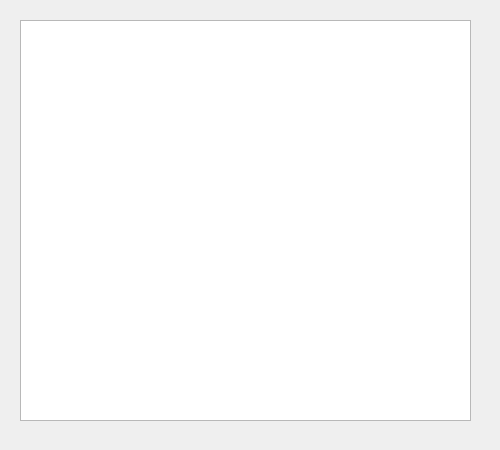
<?xml version="1.0" encoding="UTF-8"?>
<ui version="4.0">
 <class>Contents</class>
 <widget class="QDialog" name="Contents">
  <property name="geometry">
   <rect>
    <x>0</x>
    <y>0</y>
    <width>500</width>
    <height>450</height>
   </rect>
  </property>
  <property name="windowTitle">
   <string>Dialog</string>
  </property>
  <widget class="QTextBrowser" name="textBrowser">
   <property name="geometry">
    <rect>
     <x>20</x>
     <y>20</y>
     <width>451</width>
     <height>401</height>
    </rect>
   </property>
  </widget>
 </widget>
 <resources/>
 <connections/>
</ui>
